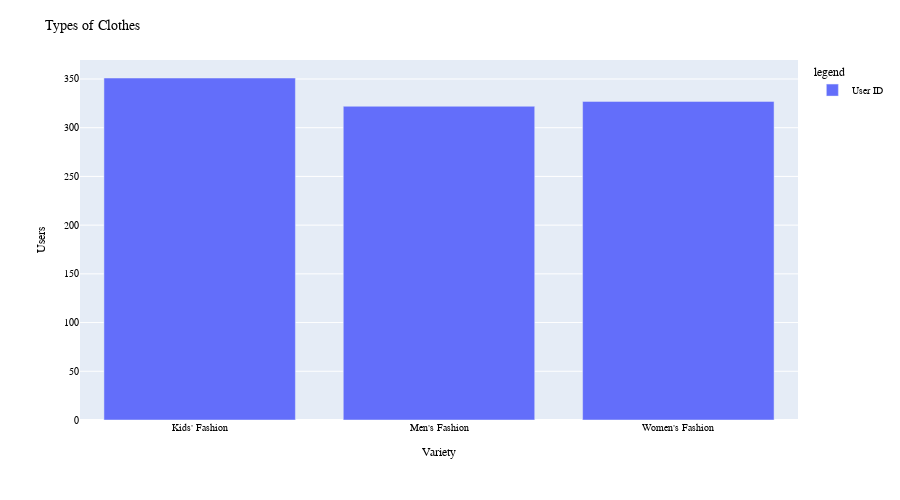

Here is the notebook cell this chart was saved with:
### Code cell
fig=px.bar(f3,height=500)
fig.update_layout(
   title="Types Of Fashion",
   xaxis_title="Variety",
   yaxis_title="Users",
   legend_title="legend",
   font=dict(family="Times New Roman", size=10, color="black"))
fig

### Figure 1 — Plotly figure (JSON) as saved in the notebook; plotly's stock layout.template omitted (floating-point values rounded to 4 significant figures)
{"data": [{"alignmentgroup": "True", "hovertemplate": "variable=User ID<br>Category=%{x}<br>value=%{y}<extra></extra>", "legendgroup": "User ID", "marker": {"color": "#636efa", "pattern": {"shape": ""}}, "name": "User ID", "offsetgroup": "User ID", "orientation": "v", "showlegend": true, "textposition": "auto", "type": "bar", "x": ["Kids' Fashion", "Men's Fashion", "Women's Fashion"], "xaxis": "x", "y": [351, 322, 327], "yaxis": "y"}], "layout": {"barmode": "relative", "font": {"color": "black", "family": "Times New Roman", "size": 10}, "height": 500, "legend": {"title": {"text": "legend"}, "tracegroupgap": 0}, "margin": {"t": 60}, "title": {"text": "Types of Clothes"}, "xaxis": {"anchor": "y", "domain": [0, 1], "title": {"text": "Variety"}}, "yaxis": {"anchor": "x", "domain": [0, 1], "title": {"text": "Users"}}}}
